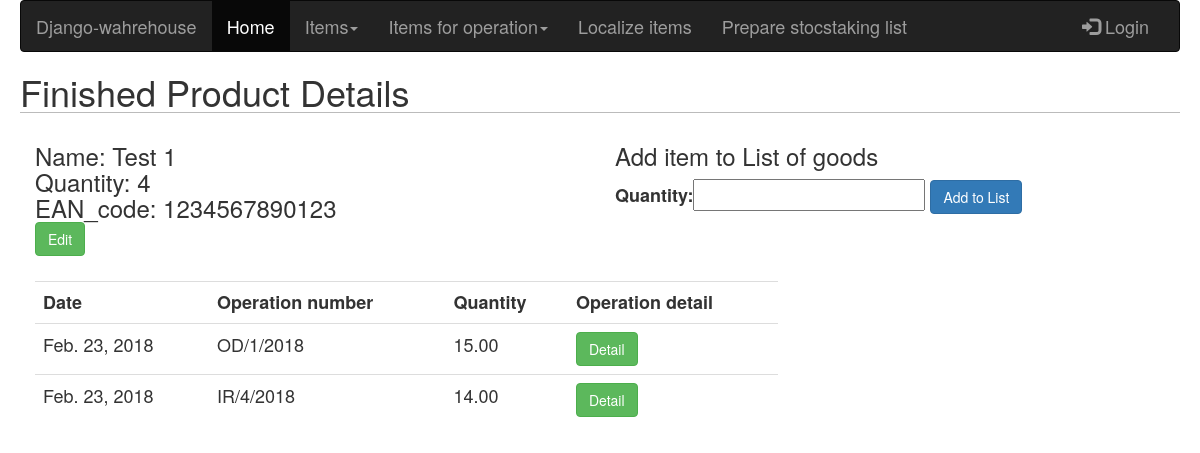
Page /warehouse/finishedproduct/test-1/details/ on the committed database.
### warehouse/models.py (models this page shows, shortened)
class FinishedProduct(models.Model):
    name = models.CharField(max_length=255)
    slug = models.SlugField(blank=True)
    price = models.FloatField()
    quantity = models.PositiveIntegerField(default=0)
    EAN_code = models.CharField(max_length=13, default=0)

### operations/models.py (models this page shows, shortened)
class OperationFinishedProduct(models.Model):
    operation = models.ForeignKey(Operiation, related_name='operation_finished_type')
    item = models.ForeignKey(FinishedProduct, related_name='operation_product')
    quantity = models.DecimalField(max_digits=8, decimal_places=2)

class Operiation(models.Model):
    worker = models.ForeignKey(settings.AUTH_USER_MODEL, related_name='warehouse_worker')
    created = models.DateField(auto_now=True)
    operation = models.CharField(max_length=50, choices=OPERATION_CHOICES)
    operation_number = models.CharField(max_length=15)

### warehouse/views.py (the view)
# urls.py: url(r'^finishedproduct/(?P<slug>[-\w]+)/details/$', finished_product_details, name='finished_item_details'),
def finished_product_details(request, slug):
    item = FinishedProduct.objects.get(slug=slug)
    list_of_goods_item_form = AddItemToListGoodsForm()
    operations = OperationFinishedProduct.objects.filter(item=item).order_by('-operation__created')
    return render(request, 'products_html/finished_product_details.html',
                  {'item': item,'add_item_form': list_of_goods_item_form, 'operations': operations})

### list_of_goods/forms.py
class AddItemToListGoodsForm(forms.Form):
    quantity = forms.FloatField()
    update = forms.BooleanField(required=False, initial=False, widget=forms.HiddenInput)

### warehouse/templates/products_html/finished_product_details.html (shortened to what this page needs)
{% extends "base.html" %}
{% block content %}
    <h1> Finished Product Details</h1>
     <div class="form-group col-sm-6">
        <h3> Name: {{ item.name }} <br>
        Quantity: {{ item.quantity }} <br>
        EAN_code: {{ item.EAN_code }} <br>
        <input class="btn btn-success" type="button" value="Edit" onclick="location.href='{% url 'finished_item_edit' item.slug %}'"></h3>
     </div>
    <div class="form-group col-sm-6">
        <h3>Add item to List of goods</h3>
        <form action="{% url 'list_finished_product_add' item.id %}" method="post">
            {{ add_item_form }}
            <input class="btn btn-primary" type="submit" value="Add to List">
        </form>
    </div>
    {% if operations %}
    <div class="form-group col-sm-12 col-md-8">
        <table class="table table-hover">
            <tr>
                <th>Date</th>
                <th>Operation number</th>
                <th>Quantity</th>
                <th>Operation detail</th>
            </tr>
            {% for operation in operations %}
                <tr>
                    <td>{{ operation.operation.created }}</td>
                    <td>{{ operation.operation.operation_number }}</td>
                    <td>{{ operation.quantity }}</td>
                    <td><input class="btn btn-success" type="button" value="Detail" onclick="location.href='{% url 'operation_detail' operation.operation.operation_number %}'"></td>
                </tr>
            {% endfor %}
        </table>
    </div>
    {% endif %}
{%  endblock %}

### warehouse/static/css/base.css (style rules this page uses)
body { margin-left: 20px; margin-right: 20px; font-size: 18px; }
h1 { border-bottom:1px solid #bbb; }
input[type=submit] { font-size: 14px; }

### rows in the picture
FinishedProduct: name "Test 1", quantity "4", EAN_code "1234567890123", slug "Edit"
OperationFinishedProduct: operation.created "Feb. 23, 2018", operation.operation_number "OD/1/2018", quantity "15.00", operation.operation_number "Detail"
OperationFinishedProduct: operation.created "Feb. 23, 2018", operation.operation_number "IR/4/2018", quantity "14.00", operation.operation_number "Detail"
